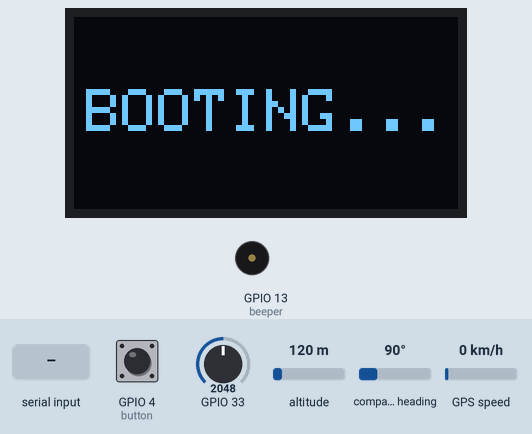
Recording of a sketch running on a simulated ESP32. Parts: 128×64 one-colour display, buzzer (waves = sounding, pin HIGH). The inputs (shaded band) are chosen by the test bench; at power-on: GPIO 33 = 2048, GPIO 4 (button) HIGH, altitude 120 m, compass heading 90°, GPS speed 0 km/h. The GPS gets a fix after 3 s at 37.7749, -122.4194 with 8 satellites; the modem accepts every AT command (registered, SIM ready, sends succeed) and sends nothing else.

Above: at 0.1 s.
6.5 s: "+READY\n" received over the second serial link
At 13.0 s:
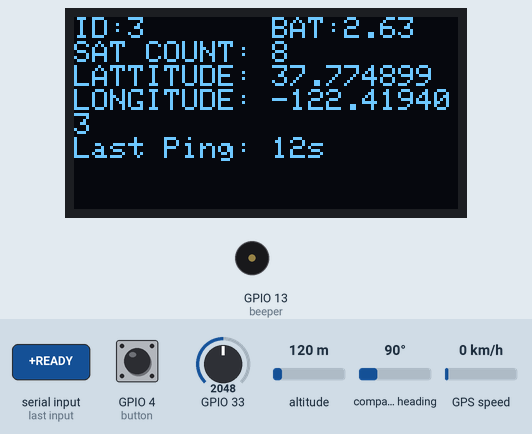
13.2 s: GPIO 33 set to 1960
At 13.9 s:
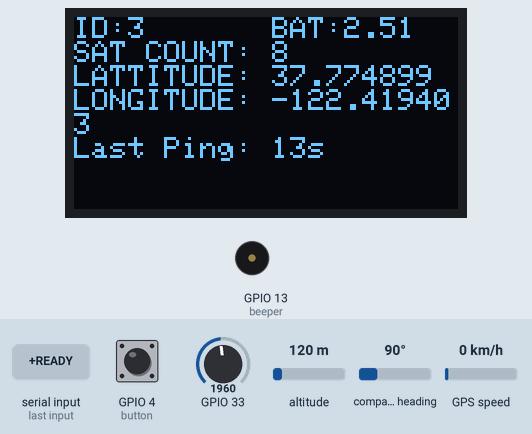
18.0 s: GPIO 33 set to 2040
At 19.0 s:
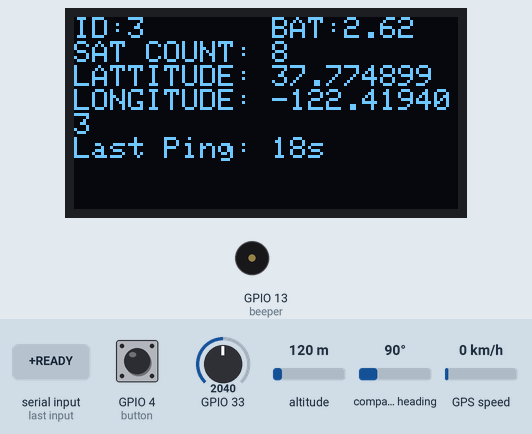
21.2 s: GPIO 33 set to 1228
At 22.5 s:
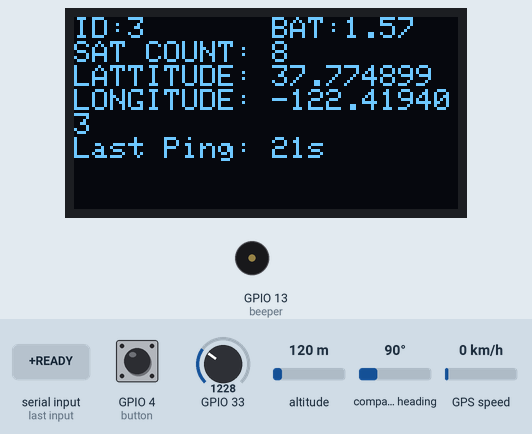
Timing chart, 0 to 24.2 s (numbered marks = the images above; inputs shaded):
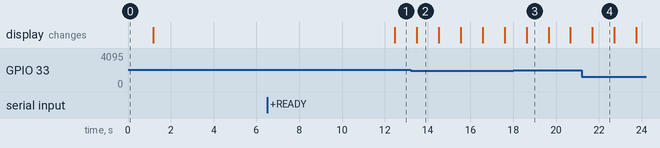

The sketch:

ESP32_Client.ino
```cpp
#include <Wire.h>
#include <Adafruit_SSD1306.h>
#include <TinyGPSPlus.h>
Adafruit_SSD1306 display(128, 64, &Wire, -1);
TinyGPSPlus gps;
HardwareSerial LoRaSerial(1);
HardwareSerial gpsSerial(2);

#define LORA_RX 18
#define LORA_TX 19

#define GPS_RX 25
#define GPS_TX 26

#define beeper 13
#define button 4

#define DEVICE_ID 3
#define fixed_delay 500 * DEVICE_ID

float lat = 0;
float lon = 0;
int sat = 0;
float bat = 0;
bool button_query = 0;

unsigned long lastPing = 0, t = 0, cooldown = 0;
String loraBuffer = "";

float readBattery() {
  int raw = analogRead(33);
  float v = (float)raw / 780;
  return v;
}

void sendTelemetry() {
  delay(fixed_delay);
  String message = String(DEVICE_ID);
  message += "|";
  message += String(sat);
  message += "|";
  message += String(lat, 6);
  message += "|";
  message += String(lon, 6);
  String cmd = "AT+SEND=1," + String(message.length()) + "," + message + "\r\n";
  LoRaSerial.print(cmd);
  lastPing = millis();
}


void updateDisplay() {
  display.clearDisplay();
  display.setTextSize(1);
  display.setCursor(0, 0);
  display.print("ID:");
  display.print(DEVICE_ID);
  display.print("       BAT:");
  display.println(bat);
  display.print("SAT COUNT: ");
  display.println(sat);
  display.print("LATTITUDE: ");
  display.println(lat, 6);
  display.print("LONGITUDE: ");
  display.println(lon, 6);
  display.print("Last Ping: ");
  display.print((millis() - lastPing) / 1000);
  display.println("s");
  display.println(loraBuffer);
  display.display();
}

void text(String t, int x, int y, int size) {
  display.clearDisplay();
  display.setTextSize(size);
  display.setCursor(x, y);
  display.print(t);
  display.display();
}

bool LoRa_check() {
  LoRaSerial.print("AT\r\n");
  delay(100);
  String feedback = LoRaSerial.readStringUntil('\n');
  if (feedback.indexOf("+READY") != -1 || feedback.indexOf("+OK") != -1) {
    LoRaSerial.print("AT+ADDRESS=0\r\n");
    return 1;
  }
  return 0;
}

void beep(int interval, int repeat) {
  for (int i = 0; i < repeat; i++) {
    digitalWrite(beeper, 1);
    delay(interval);
    digitalWrite(beeper, 0);
    if (i < repeat - 1) delay(interval);
  }
}

void setup() {
  pinMode(beeper, OUTPUT);
  pinMode(button, INPUT_PULLUP);
  display.begin(SSD1306_SWITCHCAPVCC, 0x3C);
  display.setTextColor(SSD1306_WHITE);
  text("BOOTING...", 4, 24, 2);

  Serial.begin(115200);
  LoRaSerial.begin(115200, SERIAL_8N1, LORA_RX, LORA_TX);
  gpsSerial.begin(9600, SERIAL_8N1, GPS_RX, GPS_TX);

  delay(1000);
  if (LoRa_check() == 0) {
    while (1) {
      text("LoRa FAIL", 11, 24, 2);
      delay(1000);
      if (LoRa_check() == 1) break;
    }
  }
}

void loop() {
  while (gpsSerial.available()) {
    gps.encode(gpsSerial.read());
    // yield();
  }

  if (gps.location.isValid()) {
    lat = gps.location.lat();
    lon = gps.location.lng();
  }

  sat = gps.satellites.value();
  bat = readBattery();

  if (LoRaSerial.available()) {
    loraBuffer = LoRaSerial.readStringUntil('\n');
    if (loraBuffer.indexOf("UPDATE") != -1) sendTelemetry();
    if (loraBuffer.indexOf("FIRE") != -1) {
      int index1 = loraBuffer.indexOf("|") + 1;
      int device = loraBuffer[index1] - '0';
      if (device == DEVICE_ID || device == 0) {
        text("  FIRE!  ", 11, 24, 2);
        beep(1000, 1);
        delay(3000);
      }
    }

    if (loraBuffer.indexOf("MSG") != -1) {
      int index1 = loraBuffer.indexOf("|");
      int device = loraBuffer[index1 + 1] - '0';
      if (device == DEVICE_ID) {
        int index2 = loraBuffer.indexOf("|", index1 + 1);
        int index3 = loraBuffer.indexOf(",", index2 + 1);
        String message = loraBuffer.substring(index2 + 1, index3);
        text(message, 0, 24, 2);
        beep(100, 2);
        delay(3000);
      }
    }

    if (loraBuffer.indexOf("READY|") != -1) {
      int index1 = loraBuffer.indexOf("|") + 1;
      text("READY: " + String(loraBuffer[index1]), 0, 24, 2);
      beep(100, 2);
      delay(3000);
    }
  }

  if (millis() - t > 1000) {
    updateDisplay();
    t = millis();
  }

  if (digitalRead(button) == 0 && millis() - cooldown > 5000) {
    button_query = 1;
    cooldown = millis();
  }

  if (button_query && millis() - lastPing > 2000) {
    button_query = 0;
    String cmd = "AT+SEND=0,7,READY|" + String(DEVICE_ID) + "\r\n";
    LoRaSerial.print(cmd);
  }

  delay(10);
}
```

Measured:
- after the input at 6.5 s, the display: changes after 6.0 s (image 1)
- what the display in image 2 shows lasts 1.0 s, from 13.5 s to 14.5 s
